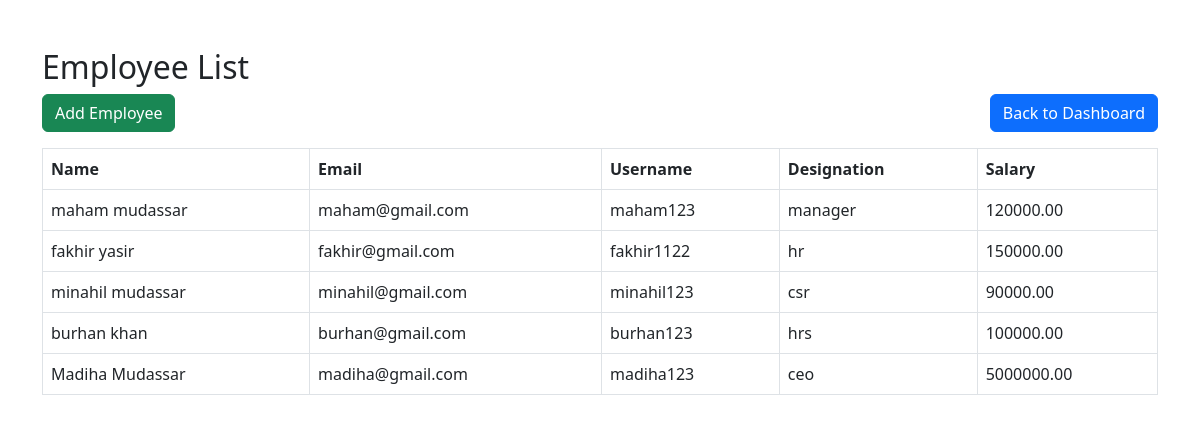
/employees/ (signed in), run on an earlier commit of the app's database.
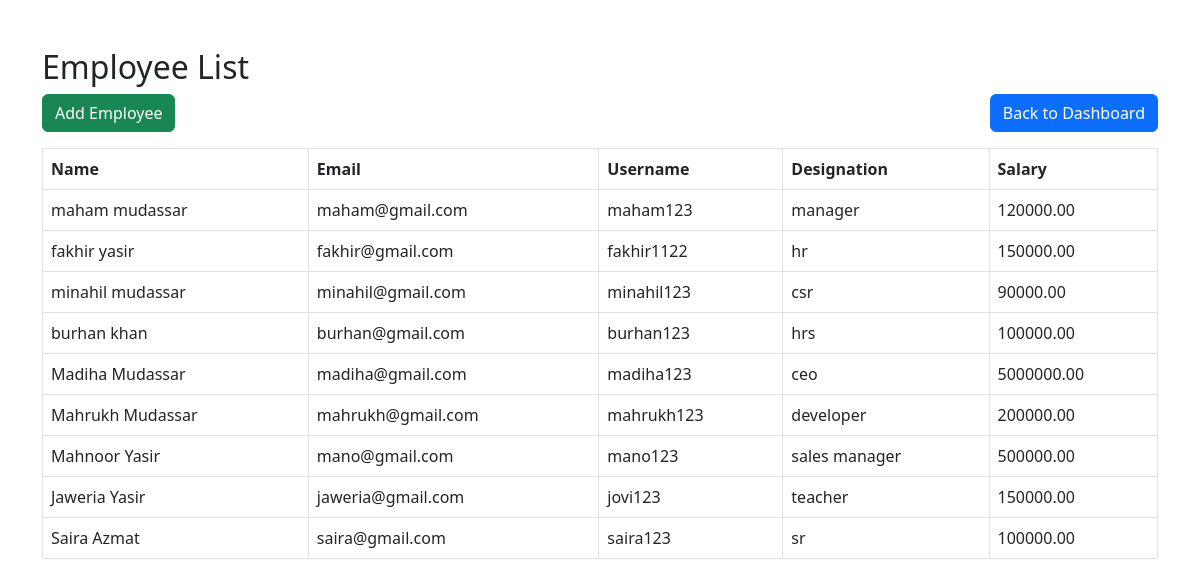
And on a later commit of the database.
### employee_management/models.py (models this page shows, shortened)
class Employee(models.Model):
    user = models.OneToOneField(User, on_delete=models.CASCADE)
    designation = models.CharField(max_length=100)
    salary = models.DecimalField(max_digits=10, decimal_places=2)

### employee_management/views.py (the view)
# urls.py: path('employees/', views.employee_list, name='employee_list'),
@login_required(login_url='/')
@user_passes_test(superuser_only, login_url='/')
def employee_list(request):
    employees = Employee.objects.all()
    return render(request, 'employee_list.html', {'employees': employees})

### employee_management/views.py (called while the page is built)
def superuser_only(user):
    return user.is_superuser

### employee_management/templates/employee_list.html
{% extends 'base.html' %}
{% block content %}
<h2>Employee List</h2>
<div class="mb-3 d-flex justify-content-between">
    <a href="{% url 'add_employee' %}" class="btn btn-success">Add Employee</a>
    <a href="{% url 'admin_dashboard' %}" class="btn btn-primary">Back to Dashboard</a>
</div>
<table class="table table-bordered">
    <tr>
        <th>Name</th>
        <th>Email</th>
        <th>Username</th>
        <th>Designation</th>
        <th>Salary</th>
    </tr>
    {% for emp in employees %}
    <tr>
        <td>{{ emp.user.get_full_name }}</td>
        <td>{{ emp.user.email }}</td>
        <td>{{ emp.user.username }}</td>
        <td>{{ emp.designation }}</td>
        <td>{{ emp.salary }}</td>
    </tr>
    {% endfor %}
</table>
{% endblock %}

What changed in the data, as far as the page shows it:
added Employee: user.get_full_name "Mahrukh Mudassar", user.email "mahrukh@gmail.com", user.username "mahrukh123", designation "developer", salary "200000.00"
added Employee: user.get_full_name "Mahnoor Yasir", user.email "mano@gmail.com", user.username "mano123", designation "sales manager", salary "500000.00"
added Employee: user.get_full_name "Jaweria Yasir", user.email "jaweria@gmail.com", user.username "jovi123", designation "teacher", salary "150000.00"
added Employee: user.get_full_name "Saira Azmat", user.email "saira@gmail.com", user.username "saira123", designation "sr", salary "100000.00"
